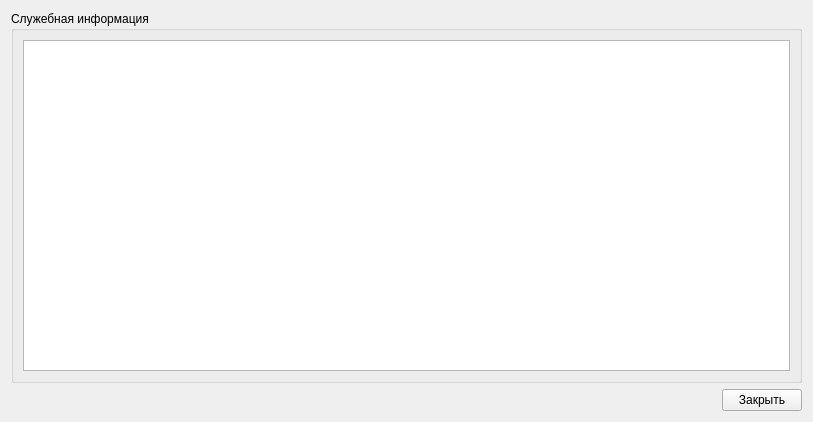
<?xml version="1.0" encoding="UTF-8"?>
<ui version="4.0">
 <class>DocInfo</class>
 <widget class="QWidget" name="DocInfo">
  <property name="geometry">
   <rect>
    <x>0</x>
    <y>0</y>
    <width>813</width>
    <height>422</height>
   </rect>
  </property>
  <property name="windowTitle">
   <string>Служебная информация</string>
  </property>
  <layout class="QGridLayout" name="gridLayout_2">
   <item row="0" column="0" colspan="2">
    <widget class="QGroupBox" name="groupBox">
     <property name="title">
      <string>Служебная информация</string>
     </property>
     <layout class="QGridLayout" name="gridLayout">
      <item row="0" column="0">
       <widget class="QTextEdit" name="info"/>
      </item>
     </layout>
    </widget>
   </item>
   <item row="1" column="0">
    <spacer name="horizontalSpacer">
     <property name="orientation">
      <enum>Qt::Horizontal</enum>
     </property>
     <property name="sizeHint" stdset="0">
      <size>
       <width>372</width>
       <height>20</height>
      </size>
     </property>
    </spacer>
   </item>
   <item row="1" column="1">
    <widget class="QPushButton" name="okbtn">
     <property name="text">
      <string>Закрыть</string>
     </property>
    </widget>
   </item>
  </layout>
 </widget>
 <resources/>
 <connections/>
</ui>
